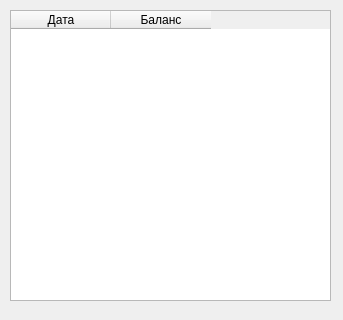
<?xml version="1.0" encoding="UTF-8"?>
<ui version="4.0">
 <class>LeaderBoard</class>
 <widget class="QDialog" name="LeaderBoard">
  <property name="enabled">
   <bool>true</bool>
  </property>
  <property name="geometry">
   <rect>
    <x>0</x>
    <y>0</y>
    <width>343</width>
    <height>320</height>
   </rect>
  </property>
  <property name="sizePolicy">
   <sizepolicy hsizetype="Fixed" vsizetype="Fixed">
    <horstretch>0</horstretch>
    <verstretch>0</verstretch>
   </sizepolicy>
  </property>
  <property name="windowTitle">
   <string>Таблица лидеров</string>
  </property>
  <property name="modal">
   <bool>true</bool>
  </property>
  <widget class="QTableWidget" name="tableWidget">
   <property name="enabled">
    <bool>true</bool>
   </property>
   <property name="geometry">
    <rect>
     <x>10</x>
     <y>10</y>
     <width>321</width>
     <height>291</height>
    </rect>
   </property>
   <property name="editTriggers">
    <set>QAbstractItemView::NoEditTriggers</set>
   </property>
   <column>
    <property name="text">
     <string>Дата</string>
    </property>
   </column>
   <column>
    <property name="text">
     <string>Баланс</string>
    </property>
   </column>
  </widget>
 </widget>
 <resources/>
 <connections/>
</ui>
